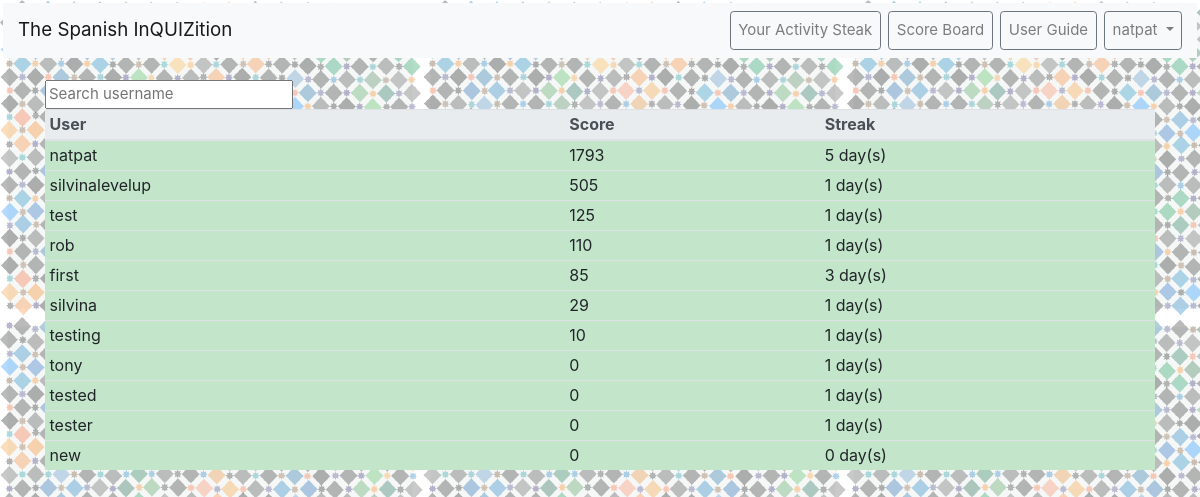
Page /courses/scoreboard/ (signed in) on the earlier database version.
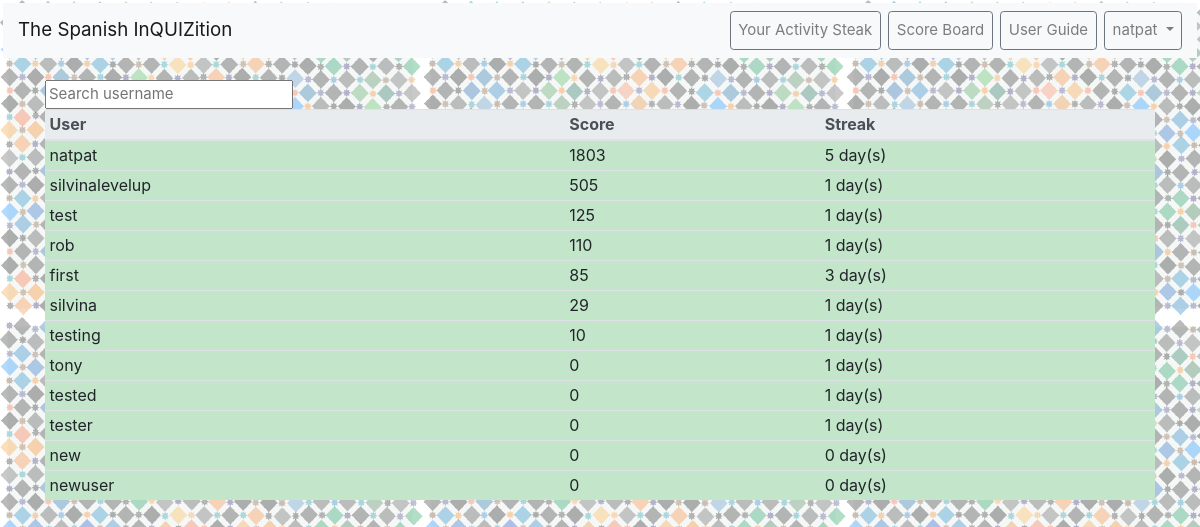
Same page on the later database version.
### users/models.py (models this page shows)
class CustomUser(AbstractUser):
    points = models.PositiveIntegerField(null=False, blank=False, default=0)

### courses/views.py (the view)
# urls.py: path('scoreboard/', ScoreBoard.as_view(), name='scoreboard'),
class ScoreBoard(LoginRequiredMixin,View):
    template_name = 'scoreboard.html'
    def get(self, request):
        users = PlayerScore.objects.all()
        userDict = dict()
        for item in users:
            userDict[item.user] = [item.score, ]
        rankedUsers = sorted(userDict.items(), key=lambda x: x[1], reverse=True)
        for key in userDict:
            days = PlayerScore.objects.filter(user=key).first()
            day = getattr(days, 'day_streak')
            userDict[key].append(day)
        context = {
            'users': len(rankedUsers),
            'ranked': rankedUsers,
        }
        return render(request, self.template_name, context)

### templates/scoreboard.html (shortened to what this page needs)
{% extends 'base.html' %}
{% block content %}
<body  class="home">
<div id = "users2">
  <input type="text" class="search" placeholder="Search username" />
<table class="table table-hover table-sm" id="score-table">
  <thead class="thead-light">
    <tr>
      <th scope="col" class="sort" data-sort="name">User</th>
      <th scope="col" class="sort" data-sort="score">Score</th>
      <th scope="col" class="sort" data-sort="streak">Streak</th>
    </tr>
  </thead>
  <tbody class="list">
  {% for obj in ranked %}
  <tr class="table-success">
      <td class="name">{{ obj.0 }}</td>
      <td class="score">{{ obj.1.0 }}</td>
      <td class="streak">{{ obj.1.1 }} day(s)</td>
  </tr>
  {% endfor %}
  </tbody>
</table>
</div>
</body>
{% endblock content %}

### templates/base.html (shortened to what this page needs)
{% load static from staticfiles %}
<html lang="es">
  <head>
    <link rel="stylesheet" href="https://stackpath.bootstrapcdn.com/bootstrap/4.1.3/css/bootstrap.min.css"
>
    <link rel="stylesheet" href="{% static 'base.css' %}">
  </head>
  <body>
  <div class="background" style="background=color:white">
    <nav class="navbar navbar-expand-md navbar-light bg-light mb-4">
      <a class="navbar-brand" href="{% url 'home' %}">The Spanish InQUIZition</a>
      <div class="collapse navbar-collapse" id="navbarCollapse">
        {% if user.is_authenticated %}
          <ul class="navbar-nav ml-auto">
            <li class="nav-item">
              <a class = "nav-link btn btn-outline-secondary" href="{% url 'profile' %}">Your Activity Steak</a></li>
            <li class="nav-item">
              <a class="nav-link btn btn-outline-secondary ml-2" href="{% url 'scoreboard' %}" >Score Board</a></li>
            <li class="nav-item">
              <a class="nav-link btn btn-outline-secondary ml-2" href="{% url 'instructions' %}">User Guide</a></li>
              <a class="nav-link dropdown-toggle btn btn-outline-secondary ml-2" href="#" id="userMenu" data-toggle="dropdown" aria-haspopup="true" aria-expanded="false">
                {{ user.username }}
              </a>
          </ul>
        {% endif %}
      </div>
    </nav>
    <div class="container">
      {% block content %}
      {% endblock content %}
    </div>
  </div>
  </body>
</html>

### static/base.css (style rules this page uses)
.home { margin:3px; background-image: url(/static/tile4.png); background-repeat: repeat; background-color: white; }
html { font-family: sans-serif; font-size: 15px; line-height: 1.4; color: #444; }
.sort { cursor:pointer; }

Differences in the rows shown:
computed for CustomUser "natpat": obj "1793" → "1803"
added CustomUser: username "newuser", obj "0"
